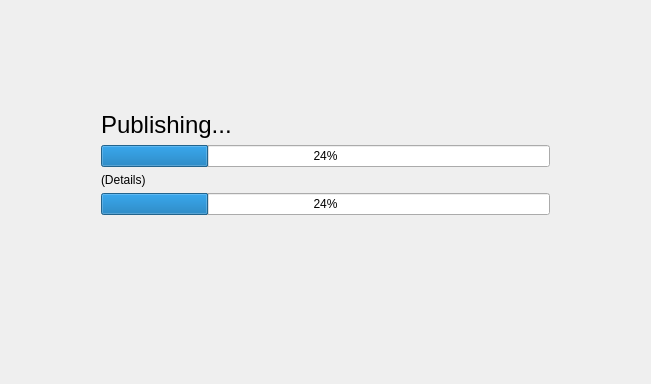
<?xml version="1.0" encoding="UTF-8"?>
<ui version="4.0">
 <class>PublishProgressForm</class>
 <widget class="QWidget" name="PublishProgressForm">
  <property name="geometry">
   <rect>
    <x>0</x>
    <y>0</y>
    <width>651</width>
    <height>384</height>
   </rect>
  </property>
  <property name="windowTitle">
   <string>Form</string>
  </property>
  <layout class="QVBoxLayout" name="verticalLayout_4" stretch="1">
   <item>
    <layout class="QHBoxLayout" name="horizontalLayout" stretch="1,5,1">
     <item>
      <spacer name="horizontalSpacer">
       <property name="orientation">
        <enum>Qt::Horizontal</enum>
       </property>
       <property name="sizeHint" stdset="0">
        <size>
         <width>40</width>
         <height>20</height>
        </size>
       </property>
      </spacer>
     </item>
     <item>
      <layout class="QVBoxLayout" name="verticalLayout_3" stretch="0,0,0,0,0,1">
       <property name="spacing">
        <number>-1</number>
       </property>
       <item>
        <spacer name="verticalSpacer_2">
         <property name="orientation">
          <enum>Qt::Vertical</enum>
         </property>
         <property name="sizeType">
          <enum>QSizePolicy::Fixed</enum>
         </property>
         <property name="sizeHint" stdset="0">
          <size>
           <width>20</width>
           <height>100</height>
          </size>
         </property>
        </spacer>
       </item>
       <item>
        <widget class="QLabel" name="title">
         <property name="styleSheet">
          <string notr="true">#title {
font-size: 24px;
}</string>
         </property>
         <property name="text">
          <string>Publishing...</string>
         </property>
        </widget>
       </item>
       <item>
        <widget class="QProgressBar" name="progress_bar">
         <property name="value">
          <number>24</number>
         </property>
        </widget>
       </item>
       <item>
        <widget class="QLabel" name="details">
         <property name="text">
          <string>(Details)</string>
         </property>
         <property name="alignment">
          <set>Qt::AlignLeading|Qt::AlignLeft|Qt::AlignTop</set>
         </property>
         <property name="wordWrap">
          <bool>false</bool>
         </property>
        </widget>
       </item>
       <item>
        <widget class="QProgressBar" name="stage_progress_bar">
         <property name="value">
          <number>24</number>
         </property>
        </widget>
       </item>
       <item>
        <spacer name="verticalSpacer">
         <property name="orientation">
          <enum>Qt::Vertical</enum>
         </property>
         <property name="sizeHint" stdset="0">
          <size>
           <width>20</width>
           <height>0</height>
          </size>
         </property>
        </spacer>
       </item>
      </layout>
     </item>
     <item>
      <spacer name="horizontalSpacer_2">
       <property name="orientation">
        <enum>Qt::Horizontal</enum>
       </property>
       <property name="sizeHint" stdset="0">
        <size>
         <width>40</width>
         <height>20</height>
        </size>
       </property>
      </spacer>
     </item>
    </layout>
   </item>
  </layout>
 </widget>
 <resources>
  <include location="resources.qrc"/>
 </resources>
 <connections/>
</ui>
